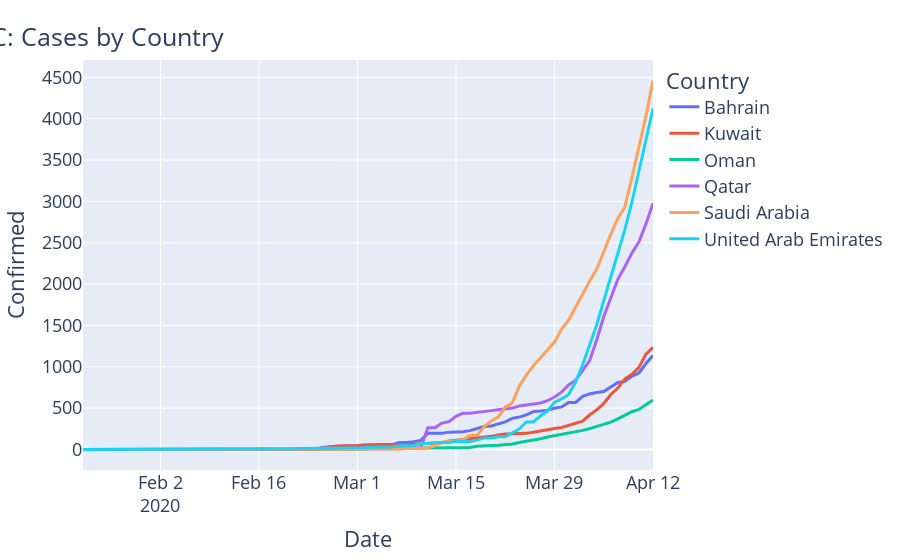

The notebook cell this image was saved under:
### Code cell
#hide_input

fig = px.line(gcc_df, x='Date', y='Confirmed', color='Country', line_group="Country", hover_name="Country")
fig.update_layout(
    title={'text': 'GCC: Cases by Country', 'y':0.95, 'x':0.1, 'xanchor': 'center', 'yanchor': 'top'},
    #**k_layout_kwargs,
)

fig.show()

### Figure 1 — Plotly figure (JSON) as saved in the notebook; plotly's stock layout.template omitted (floating-point values rounded to 4 significant figures)
{"data": [{"hovertemplate": "<b>%{hovertext}</b><br><br>Country=Bahrain<br>Date=%{x}<br>Confirmed=%{y}<extra></extra>", "hovertext": ["Bahrain", "Bahrain", "Bahrain", "Bahrain", "Bahrain", "Bahrain", "Bahrain", "Bahrain", "Bahrain", "Bahrain", "Bahrain", "Bahrain", "Bahrain", "Bahrain", "Bahrain", "Bahrain", "Bahrain", "Bahrain", "Bahrain", "Bahrain", "Bahrain", "Bahrain", "Bahrain", "Bahrain", "Bahrain", "Bahrain", "Bahrain", "Bahrain", "Bahrain", "Bahrain", "Bahrain", "Bahrain", "Bahrain", "Bahrain", "Bahrain", "Bahrain", "Bahrain", "Bahrain", "Bahrain", "Bahrain", "Bahrain", "Bahrain", "Bahrain", "Bahrain", "Bahrain", "Bahrain", "Bahrain", "Bahrain", "Bahrain", "Bahrain", "Bahrain", "Bahrain", "Bahrain", "Bahrain", "Bahrain", "Bahrain", "Bahrain", "Bahrain", "Bahrain", "Bahrain", "Bahrain", "Bahrain", "Bahrain", "Bahrain", "Bahrain", "Bahrain", "Bahrain", "Bahrain", "Bahrain", "Bahrain", "Bahrain", "Bahrain", "Bahrain", "Bahrain", "Bahrain", "Bahrain", "Bahrain", "Bahrain", "Bahrain", "Bahrain", "Bahrain", "Bahrain"], "legendgroup": "Bahrain", "line": {"color": "#636efa", "dash": "solid"}, "mode": "lines", "name": "Bahrain", "showlegend": true, "type": "scatter", "x": ["2020-01-22T00:00:00", "2020-01-23T00:00:00", "2020-01-24T00:00:00", "2020-01-25T00:00:00", "2020-01-26T00:00:00", "2020-01-27T00:00:00", "2020-01-28T00:00:00", "2020-01-29T00:00:00", "2020-01-30T00:00:00", "2020-01-31T00:00:00", "2020-02-01T00:00:00", "2020-02-02T00:00:00", "2020-02-03T00:00:00", "2020-02-04T00:00:00", "2020-02-05T00:00:00", "2020-02-06T00:00:00", "2020-02-07T00:00:00", "2020-02-08T00:00:00", "2020-02-09T00:00:00", "2020-02-10T00:00:00", "2020-02-11T00:00:00", "2020-02-12T00:00:00", "2020-02-13T00:00:00", "2020-02-14T00:00:00", "2020-02-15T00:00:00", "2020-02-16T00:00:00", "2020-02-17T00:00:00", "2020-02-18T00:00:00", "2020-02-19T00:00:00", "2020-02-20T00:00:00", "2020-02-21T00:00:00", "2020-02-22T00:00:00", "2020-02-23T00:00:00", "2020-02-24T00:00:00", "2020-02-25T00:00:00", "2020-02-26T00:00:00", "2020-02-27T00:00:00", "2020-02-28T00:00:00", "2020-02-29T00:00:00", "2020-03-01T00:00:00", "2020-03-02T00:00:00", "2020-03-03T00:00:00", "2020-03-04T00:00:00", "2020-03-05T00:00:00", "2020-03-06T00:00:00", "2020-03-07T00:00:00", "2020-03-08T00:00:00", "2020-03-09T00:00:00", "2020-03-10T00:00:00", "2020-03-11T00:00:00", "2020-03-12T00:00:00", "2020-03-13T00:00:00", "2020-03-14T00:00:00", "2020-03-15T00:00:00", "2020-03-16T00:00:00", "2020-03-17T00:00:00", "2020-03-18T00:00:00", "2020-03-19T00:00:00", "2020-03-20T00:00:00", "2020-03-21T00:00:00", "2020-03-22T00:00:00", "2020-03-23T00:00:00", "2020-03-24T00:00:00", "2020-03-25T00:00:00", "2020-03-26T00:00:00", "2020-03-27T00:00:00", "2020-03-28T00:00:00", "2020-03-29T00:00:00", "2020-03-30T00:00:00", "2020-03-31T00:00:00", "2020-04-01T00:00:00", "2020-04-02T00:00:00", "2020-04-03T00:00:00", "2020-04-04T00:00:00", "2020-04-05T00:00:00", "2020-04-06T00:00:00", "2020-04-07T00:00:00", "2020-04-08T00:00:00", "2020-04-09T00:00:00", "2020-04-10T00:00:00", "2020-04-11T00:00:00", "2020-04-12T00:00:00"], "xaxis": "x", "y": [0, 0, 0, 0, 0, 0, 0, 0, 0, 0, 0, 0, 0, 0, 0, 0, 0, 0, 0, 0, 0, 0, 0, 0, 0, 0, 0, 0, 0, 0, 0, 0, 0, 1, 23, 33, 33, 36, 41, 47, 49, 49, 52, 55, 60, 85, 85, 95, 110, 195, 195, 195, 210, 214, 214, 228, 256, 278, 285, 305, 334, 377, 392, 419, 458, 466, 476, 499, 515, 567, 569, 643, 672, 688, 700, 756, 811, 823, 887, 925, 1040, 1136], "yaxis": "y"}, {"hovertemplate": "<b>%{hovertext}</b><br><br>Country=Kuwait<br>Date=%{x}<br>Confirmed=%{y}<extra></extra>", "hovertext": ["Kuwait", "Kuwait", "Kuwait", "Kuwait", "Kuwait", "Kuwait", "Kuwait", "Kuwait", "Kuwait", "Kuwait", "Kuwait", "Kuwait", "Kuwait", "Kuwait", "Kuwait", "Kuwait", "Kuwait", "Kuwait", "Kuwait", "Kuwait", "Kuwait", "Kuwait", "Kuwait", "Kuwait", "Kuwait", "Kuwait", "Kuwait", "Kuwait", "Kuwait", "Kuwait", "Kuwait", "Kuwait", "Kuwait", "Kuwait", "Kuwait", "Kuwait", "Kuwait", "Kuwait", "Kuwait", "Kuwait", "Kuwait", "Kuwait", "Kuwait", "Kuwait", "Kuwait", "Kuwait", "Kuwait", "Kuwait", "Kuwait", "Kuwait", "Kuwait", "Kuwait", "Kuwait", "Kuwait", "Kuwait", "Kuwait", "Kuwait", "Kuwait", "Kuwait", "Kuwait", "Kuwait", "Kuwait", "Kuwait", "Kuwait", "Kuwait", "Kuwait", "Kuwait", "Kuwait", "Kuwait", "Kuwait", "Kuwait", "Kuwait", "Kuwait", "Kuwait", "Kuwait", "Kuwait", "Kuwait", "Kuwait", "Kuwait", "Kuwait", "Kuwait", "Kuwait"], "legendgroup": "Kuwait", "line": {"color": "#EF553B", "dash": "solid"}, "mode": "lines", "name": "Kuwait", "showlegend": true, "type": "scatter", "x": ["2020-01-22T00:00:00", "2020-01-23T00:00:00", "2020-01-24T00:00:00", "2020-01-25T00:00:00", "2020-01-26T00:00:00", "2020-01-27T00:00:00", "2020-01-28T00:00:00", "2020-01-29T00:00:00", "2020-01-30T00:00:00", "2020-01-31T00:00:00", "2020-02-01T00:00:00", "2020-02-02T00:00:00", "2020-02-03T00:00:00", "2020-02-04T00:00:00", "2020-02-05T00:00:00", "2020-02-06T00:00:00", "2020-02-07T00:00:00", "2020-02-08T00:00:00", "2020-02-09T00:00:00", "2020-02-10T00:00:00", "2020-02-11T00:00:00", "2020-02-12T00:00:00", "2020-02-13T00:00:00", "2020-02-14T00:00:00", "2020-02-15T00:00:00", "2020-02-16T00:00:00", "2020-02-17T00:00:00", "2020-02-18T00:00:00", "2020-02-19T00:00:00", "2020-02-20T00:00:00", "2020-02-21T00:00:00", "2020-02-22T00:00:00", "2020-02-23T00:00:00", "2020-02-24T00:00:00", "2020-02-25T00:00:00", "2020-02-26T00:00:00", "2020-02-27T00:00:00", "2020-02-28T00:00:00", "2020-02-29T00:00:00", "2020-03-01T00:00:00", "2020-03-02T00:00:00", "2020-03-03T00:00:00", "2020-03-04T00:00:00", "2020-03-05T00:00:00", "2020-03-06T00:00:00", "2020-03-07T00:00:00", "2020-03-08T00:00:00", "2020-03-09T00:00:00", "2020-03-10T00:00:00", "2020-03-11T00:00:00", "2020-03-12T00:00:00", "2020-03-13T00:00:00", "2020-03-14T00:00:00", "2020-03-15T00:00:00", "2020-03-16T00:00:00", "2020-03-17T00:00:00", "2020-03-18T00:00:00", "2020-03-19T00:00:00", "2020-03-20T00:00:00", "2020-03-21T00:00:00", "2020-03-22T00:00:00", "2020-03-23T00:00:00", "2020-03-24T00:00:00", "2020-03-25T00:00:00", "2020-03-26T00:00:00", "2020-03-27T00:00:00", "2020-03-28T00:00:00", "2020-03-29T00:00:00", "2020-03-30T00:00:00", "2020-03-31T00:00:00", "2020-04-01T00:00:00", "2020-04-02T00:00:00", "2020-04-03T00:00:00", "2020-04-04T00:00:00", "2020-04-05T00:00:00", "2020-04-06T00:00:00", "2020-04-07T00:00:00", "2020-04-08T00:00:00", "2020-04-09T00:00:00", "2020-04-10T00:00:00", "2020-04-11T00:00:00", "2020-04-12T00:00:00"], "xaxis": "x", "y": [0, 0, 0, 0, 0, 0, 0, 0, 0, 0, 0, 0, 0, 0, 0, 0, 0, 0, 0, 0, 0, 0, 0, 0, 0, 0, 0, 0, 0, 0, 0, 0, 0, 1, 11, 26, 43, 45, 45, 45, 56, 56, 56, 58, 58, 61, 64, 64, 69, 72, 80, 80, 104, 112, 123, 130, 142, 148, 159, 176, 188, 189, 191, 195, 208, 225, 235, 255, 266, 289, 317, 342, 417, 479, 556, 665, 743, 855, 910, 993, 1154, 1234], "yaxis": "y"}, {"hovertemplate": "<b>%{hovertext}</b><br><br>Country=Oman<br>Date=%{x}<br>Confirmed=%{y}<extra></extra>", "hovertext": ["Oman", "Oman", "Oman", "Oman", "Oman", "Oman", "Oman", "Oman", "Oman", "Oman", "Oman", "Oman", "Oman", "Oman", "Oman", "Oman", "Oman", "Oman", "Oman", "Oman", "Oman", "Oman", "Oman", "Oman", "Oman", "Oman", "Oman", "Oman", "Oman", "Oman", "Oman", "Oman", "Oman", "Oman", "Oman", "Oman", "Oman", "Oman", "Oman", "Oman", "Oman", "Oman", "Oman", "Oman", "Oman", "Oman", "Oman", "Oman", "Oman", "Oman", "Oman", "Oman", "Oman", "Oman", "Oman", "Oman", "Oman", "Oman", "Oman", "Oman", "Oman", "Oman", "Oman", "Oman", "Oman", "Oman", "Oman", "Oman", "Oman", "Oman", "Oman", "Oman", "Oman", "Oman", "Oman", "Oman", "Oman", "Oman", "Oman", "Oman", "Oman", "Oman"], "legendgroup": "Oman", "line": {"color": "#00cc96", "dash": "solid"}, "mode": "lines", "name": "Oman", "showlegend": true, "type": "scatter", "x": ["2020-01-22T00:00:00", "2020-01-23T00:00:00", "2020-01-24T00:00:00", "2020-01-25T00:00:00", "2020-01-26T00:00:00", "2020-01-27T00:00:00", "2020-01-28T00:00:00", "2020-01-29T00:00:00", "2020-01-30T00:00:00", "2020-01-31T00:00:00", "2020-02-01T00:00:00", "2020-02-02T00:00:00", "2020-02-03T00:00:00", "2020-02-04T00:00:00", "2020-02-05T00:00:00", "2020-02-06T00:00:00", "2020-02-07T00:00:00", "2020-02-08T00:00:00", "2020-02-09T00:00:00", "2020-02-10T00:00:00", "2020-02-11T00:00:00", "2020-02-12T00:00:00", "2020-02-13T00:00:00", "2020-02-14T00:00:00", "2020-02-15T00:00:00", "2020-02-16T00:00:00", "2020-02-17T00:00:00", "2020-02-18T00:00:00", "2020-02-19T00:00:00", "2020-02-20T00:00:00", "2020-02-21T00:00:00", "2020-02-22T00:00:00", "2020-02-23T00:00:00", "2020-02-24T00:00:00", "2020-02-25T00:00:00", "2020-02-26T00:00:00", "2020-02-27T00:00:00", "2020-02-28T00:00:00", "2020-02-29T00:00:00", "2020-03-01T00:00:00", "2020-03-02T00:00:00", "2020-03-03T00:00:00", "2020-03-04T00:00:00", "2020-03-05T00:00:00", "2020-03-06T00:00:00", "2020-03-07T00:00:00", "2020-03-08T00:00:00", "2020-03-09T00:00:00", "2020-03-10T00:00:00", "2020-03-11T00:00:00", "2020-03-12T00:00:00", "2020-03-13T00:00:00", "2020-03-14T00:00:00", "2020-03-15T00:00:00", "2020-03-16T00:00:00", "2020-03-17T00:00:00", "2020-03-18T00:00:00", "2020-03-19T00:00:00", "2020-03-20T00:00:00", "2020-03-21T00:00:00", "2020-03-22T00:00:00", "2020-03-23T00:00:00", "2020-03-24T00:00:00", "2020-03-25T00:00:00", "2020-03-26T00:00:00", "2020-03-27T00:00:00", "2020-03-28T00:00:00", "2020-03-29T00:00:00", "2020-03-30T00:00:00", "2020-03-31T00:00:00", "2020-04-01T00:00:00", "2020-04-02T00:00:00", "2020-04-03T00:00:00", "2020-04-04T00:00:00", "2020-04-05T00:00:00", "2020-04-06T00:00:00", "2020-04-07T00:00:00", "2020-04-08T00:00:00", "2020-04-09T00:00:00", "2020-04-10T00:00:00", "2020-04-11T00:00:00", "2020-04-12T00:00:00"], "xaxis": "x", "y": [0, 0, 0, 0, 0, 0, 0, 0, 0, 0, 0, 0, 0, 0, 0, 0, 0, 0, 0, 0, 0, 0, 0, 0, 0, 0, 0, 0, 0, 0, 0, 0, 0, 2, 2, 4, 4, 4, 6, 6, 6, 12, 15, 16, 16, 16, 16, 16, 18, 18, 18, 19, 19, 22, 22, 24, 39, 48, 48, 52, 55, 66, 84, 99, 109, 131, 152, 167, 179, 192, 210, 231, 252, 277, 298, 331, 371, 419, 457, 484, 546, 599], "yaxis": "y"}, {"hovertemplate": "<b>%{hovertext}</b><br><br>Country=Qatar<br>Date=%{x}<br>Confirmed=%{y}<extra></extra>", "hovertext": ["Qatar", "Qatar", "Qatar", "Qatar", "Qatar", "Qatar", "Qatar", "Qatar", "Qatar", "Qatar", "Qatar", "Qatar", "Qatar", "Qatar", "Qatar", "Qatar", "Qatar", "Qatar", "Qatar", "Qatar", "Qatar", "Qatar", "Qatar", "Qatar", "Qatar", "Qatar", "Qatar", "Qatar", "Qatar", "Qatar", "Qatar", "Qatar", "Qatar", "Qatar", "Qatar", "Qatar", "Qatar", "Qatar", "Qatar", "Qatar", "Qatar", "Qatar", "Qatar", "Qatar", "Qatar", "Qatar", "Qatar", "Qatar", "Qatar", "Qatar", "Qatar", "Qatar", "Qatar", "Qatar", "Qatar", "Qatar", "Qatar", "Qatar", "Qatar", "Qatar", "Qatar", "Qatar", "Qatar", "Qatar", "Qatar", "Qatar", "Qatar", "Qatar", "Qatar", "Qatar", "Qatar", "Qatar", "Qatar", "Qatar", "Qatar", "Qatar", "Qatar", "Qatar", "Qatar", "Qatar", "Qatar", "Qatar"], "legendgroup": "Qatar", "line": {"color": "#ab63fa", "dash": "solid"}, "mode": "lines", "name": "Qatar", "showlegend": true, "type": "scatter", "x": ["2020-01-22T00:00:00", "2020-01-23T00:00:00", "2020-01-24T00:00:00", "2020-01-25T00:00:00", "2020-01-26T00:00:00", "2020-01-27T00:00:00", "2020-01-28T00:00:00", "2020-01-29T00:00:00", "2020-01-30T00:00:00", "2020-01-31T00:00:00", "2020-02-01T00:00:00", "2020-02-02T00:00:00", "2020-02-03T00:00:00", "2020-02-04T00:00:00", "2020-02-05T00:00:00", "2020-02-06T00:00:00", "2020-02-07T00:00:00", "2020-02-08T00:00:00", "2020-02-09T00:00:00", "2020-02-10T00:00:00", "2020-02-11T00:00:00", "2020-02-12T00:00:00", "2020-02-13T00:00:00", "2020-02-14T00:00:00", "2020-02-15T00:00:00", "2020-02-16T00:00:00", "2020-02-17T00:00:00", "2020-02-18T00:00:00", "2020-02-19T00:00:00", "2020-02-20T00:00:00", "2020-02-21T00:00:00", "2020-02-22T00:00:00", "2020-02-23T00:00:00", "2020-02-24T00:00:00", "2020-02-25T00:00:00", "2020-02-26T00:00:00", "2020-02-27T00:00:00", "2020-02-28T00:00:00", "2020-02-29T00:00:00", "2020-03-01T00:00:00", "2020-03-02T00:00:00", "2020-03-03T00:00:00", "2020-03-04T00:00:00", "2020-03-05T00:00:00", "2020-03-06T00:00:00", "2020-03-07T00:00:00", "2020-03-08T00:00:00", "2020-03-09T00:00:00", "2020-03-10T00:00:00", "2020-03-11T00:00:00", "2020-03-12T00:00:00", "2020-03-13T00:00:00", "2020-03-14T00:00:00", "2020-03-15T00:00:00", "2020-03-16T00:00:00", "2020-03-17T00:00:00", "2020-03-18T00:00:00", "2020-03-19T00:00:00", "2020-03-20T00:00:00", "2020-03-21T00:00:00", "2020-03-22T00:00:00", "2020-03-23T00:00:00", "2020-03-24T00:00:00", "2020-03-25T00:00:00", "2020-03-26T00:00:00", "2020-03-27T00:00:00", "2020-03-28T00:00:00", "2020-03-29T00:00:00", "2020-03-30T00:00:00", "2020-03-31T00:00:00", "2020-04-01T00:00:00", "2020-04-02T00:00:00", "2020-04-03T00:00:00", "2020-04-04T00:00:00", "2020-04-05T00:00:00", "2020-04-06T00:00:00", "2020-04-07T00:00:00", "2020-04-08T00:00:00", "2020-04-09T00:00:00", "2020-04-10T00:00:00", "2020-04-11T00:00:00", "2020-04-12T00:00:00"], "xaxis": "x", "y": [0, 0, 0, 0, 0, 0, 0, 0, 0, 0, 0, 0, 0, 0, 0, 0, 0, 0, 0, 0, 0, 0, 0, 0, 0, 0, 0, 0, 0, 0, 0, 0, 0, 0, 0, 0, 0, 0, 1, 3, 3, 7, 8, 8, 8, 8, 15, 18, 24, 262, 262, 320, 337, 401, 439, 439, 452, 460, 470, 481, 494, 501, 526, 537, 549, 562, 590, 634, 693, 781, 835, 949, 1075, 1325, 1604, 1832, 2057, 2210, 2376, 2512, 2728, 2979], "yaxis": "y"}, {"hovertemplate": "<b>%{hovertext}</b><br><br>Country=Saudi Arabia<br>Date=%{x}<br>Confirmed=%{y}<extra></extra>", "hovertext": ["Saudi Arabia", "Saudi Arabia", "Saudi Arabia", "Saudi Arabia", "Saudi Arabia", "Saudi Arabia", "Saudi Arabia", "Saudi Arabia", "Saudi Arabia", "Saudi Arabia", "Saudi Arabia", "Saudi Arabia", "Saudi Arabia", "Saudi Arabia", "Saudi Arabia", "Saudi Arabia", "Saudi Arabia", "Saudi Arabia", "Saudi Arabia", "Saudi Arabia", "Saudi Arabia", "Saudi Arabia", "Saudi Arabia", "Saudi Arabia", "Saudi Arabia", "Saudi Arabia", "Saudi Arabia", "Saudi Arabia", "Saudi Arabia", "Saudi Arabia", "Saudi Arabia", "Saudi Arabia", "Saudi Arabia", "Saudi Arabia", "Saudi Arabia", "Saudi Arabia", "Saudi Arabia", "Saudi Arabia", "Saudi Arabia", "Saudi Arabia", "Saudi Arabia", "Saudi Arabia", "Saudi Arabia", "Saudi Arabia", "Saudi Arabia", "Saudi Arabia", "Saudi Arabia", "Saudi Arabia", "Saudi Arabia", "Saudi Arabia", "Saudi Arabia", "Saudi Arabia", "Saudi Arabia", "Saudi Arabia", "Saudi Arabia", "Saudi Arabia", "Saudi Arabia", "Saudi Arabia", "Saudi Arabia", "Saudi Arabia", "Saudi Arabia", "Saudi Arabia", "Saudi Arabia", "Saudi Arabia", "Saudi Arabia", "Saudi Arabia", "Saudi Arabia", "Saudi Arabia", "Saudi Arabia", "Saudi Arabia", "Saudi Arabia", "Saudi Arabia", "Saudi Arabia", "Saudi Arabia", "Saudi Arabia", "Saudi Arabia", "Saudi Arabia", "Saudi Arabia", "Saudi Arabia", "Saudi Arabia", "Saudi Arabia", "Saudi Arabia"], "legendgroup": "Saudi Arabia", "line": {"color": "#FFA15A", "dash": "solid"}, "mode": "lines", "name": "Saudi Arabia", "showlegend": true, "type": "scatter", "x": ["2020-01-22T00:00:00", "2020-01-23T00:00:00", "2020-01-24T00:00:00", "2020-01-25T00:00:00", "2020-01-26T00:00:00", "2020-01-27T00:00:00", "2020-01-28T00:00:00", "2020-01-29T00:00:00", "2020-01-30T00:00:00", "2020-01-31T00:00:00", "2020-02-01T00:00:00", "2020-02-02T00:00:00", "2020-02-03T00:00:00", "2020-02-04T00:00:00", "2020-02-05T00:00:00", "2020-02-06T00:00:00", "2020-02-07T00:00:00", "2020-02-08T00:00:00", "2020-02-09T00:00:00", "2020-02-10T00:00:00", "2020-02-11T00:00:00", "2020-02-12T00:00:00", "2020-02-13T00:00:00", "2020-02-14T00:00:00", "2020-02-15T00:00:00", "2020-02-16T00:00:00", "2020-02-17T00:00:00", "2020-02-18T00:00:00", "2020-02-19T00:00:00", "2020-02-20T00:00:00", "2020-02-21T00:00:00", "2020-02-22T00:00:00", "2020-02-23T00:00:00", "2020-02-24T00:00:00", "2020-02-25T00:00:00", "2020-02-26T00:00:00", "2020-02-27T00:00:00", "2020-02-28T00:00:00", "2020-02-29T00:00:00", "2020-03-01T00:00:00", "2020-03-02T00:00:00", "2020-03-03T00:00:00", "2020-03-04T00:00:00", "2020-03-05T00:00:00", "2020-03-06T00:00:00", "2020-03-07T00:00:00", "2020-03-08T00:00:00", "2020-03-09T00:00:00", "2020-03-10T00:00:00", "2020-03-11T00:00:00", "2020-03-12T00:00:00", "2020-03-13T00:00:00", "2020-03-14T00:00:00", "2020-03-15T00:00:00", "2020-03-16T00:00:00", "2020-03-17T00:00:00", "2020-03-18T00:00:00", "2020-03-19T00:00:00", "2020-03-20T00:00:00", "2020-03-21T00:00:00", "2020-03-22T00:00:00", "2020-03-23T00:00:00", "2020-03-24T00:00:00", "2020-03-25T00:00:00", "2020-03-26T00:00:00", "2020-03-27T00:00:00", "2020-03-28T00:00:00", "2020-03-29T00:00:00", "2020-03-30T00:00:00", "2020-03-31T00:00:00", "2020-04-01T00:00:00", "2020-04-02T00:00:00", "2020-04-03T00:00:00", "2020-04-04T00:00:00", "2020-04-05T00:00:00", "2020-04-06T00:00:00", "2020-04-07T00:00:00", "2020-04-08T00:00:00", "2020-04-09T00:00:00", "2020-04-10T00:00:00", "2020-04-11T00:00:00", "2020-04-12T00:00:00"], "xaxis": "x", "y": [0, 0, 0, 0, 0, 0, 0, 0, 0, 0, 0, 0, 0, 0, 0, 0, 0, 0, 0, 0, 0, 0, 0, 0, 0, 0, 0, 0, 0, 0, 0, 0, 0, 0, 0, 0, 0, 0, 0, 0, 1, 1, 1, 5, 5, 5, 11, 15, 20, 21, 45, 86, 103, 103, 118, 171, 171, 274, 344, 392, 511, 562, 767, 900, 1012, 1104, 1203, 1299, 1453, 1563, 1720, 1885, 2039, 2179, 2402, 2605, 2795, 2932, 3287, 3651, 4033, 4462], "yaxis": "y"}, {"hovertemplate": "<b>%{hovertext}</b><br><br>Country=United Arab Emirates<br>Date=%{x}<br>Confirmed=%{y}<extra></extra>", "hovertext": ["United Arab Emirates", "United Arab Emirates", "United Arab Emirates", "United Arab Emirates", "United Arab Emirates", "United Arab Emirates", "United Arab Emirates", "United Arab Emirates", "United Arab Emirates", "United Arab Emirates", "United Arab Emirates", "United Arab Emirates", "United Arab Emirates", "United Arab Emirates", "United Arab Emirates", "United Arab Emirates", "United Arab Emirates", "United Arab Emirates", "United Arab Emirates", "United Arab Emirates", "United Arab Emirates", "United Arab Emirates", "United Arab Emirates", "United Arab Emirates", "United Arab Emirates", "United Arab Emirates", "United Arab Emirates", "United Arab Emirates", "United Arab Emirates", "United Arab Emirates", "United Arab Emirates", "United Arab Emirates", "United Arab Emirates", "United Arab Emirates", "United Arab Emirates", "United Arab Emirates", "United Arab Emirates", "United Arab Emirates", "United Arab Emirates", "United Arab Emirates", "United Arab Emirates", "United Arab Emirates", "United Arab Emirates", "United Arab Emirates", "United Arab Emirates", "United Arab Emirates", "United Arab Emirates", "United Arab Emirates", "United Arab Emirates", "United Arab Emirates", "United Arab Emirates", "United Arab Emirates", "United Arab Emirates", "United Arab Emirates", "United Arab Emirates", "United Arab Emirates", "United Arab Emirates", "United Arab Emirates", "United Arab Emirates", "United Arab Emirates", "United Arab Emirates", "United Arab Emirates", "United Arab Emirates", "United Arab Emirates", "United Arab Emirates", "United Arab Emirates", "United Arab Emirates", "United Arab Emirates", "United Arab Emirates", "United Arab Emirates", "United Arab Emirates", "United Arab Emirates", "United Arab Emirates", "United Arab Emirates", "United Arab Emirates", "United Arab Emirates", "United Arab Emirates", "United Arab Emirates", "United Arab Emirates", "United Arab Emirates", "United Arab Emirates", "United Arab Emirates"], "legendgroup": "United Arab Emirates", "line": {"color": "#19d3f3", "dash": "solid"}, "mode": "lines", "name": "United Arab Emirates", "showlegend": true, "type": "scatter", "x": ["2020-01-22T00:00:00", "2020-01-23T00:00:00", "2020-01-24T00:00:00", "2020-01-25T00:00:00", "2020-01-26T00:00:00", "2020-01-27T00:00:00", "2020-01-28T00:00:00", "2020-01-29T00:00:00", "2020-01-30T00:00:00", "2020-01-31T00:00:00", "2020-02-01T00:00:00", "2020-02-02T00:00:00", "2020-02-03T00:00:00", "2020-02-04T00:00:00", "2020-02-05T00:00:00", "2020-02-06T00:00:00", "2020-02-07T00:00:00", "2020-02-08T00:00:00", "2020-02-09T00:00:00", "2020-02-10T00:00:00", "2020-02-11T00:00:00", "2020-02-12T00:00:00", "2020-02-13T00:00:00", "2020-02-14T00:00:00", "2020-02-15T00:00:00", "2020-02-16T00:00:00", "2020-02-17T00:00:00", "2020-02-18T00:00:00", "2020-02-19T00:00:00", "2020-02-20T00:00:00", "2020-02-21T00:00:00", "2020-02-22T00:00:00", "2020-02-23T00:00:00", "2020-02-24T00:00:00", "2020-02-25T00:00:00", "2020-02-26T00:00:00", "2020-02-27T00:00:00", "2020-02-28T00:00:00", "2020-02-29T00:00:00", "2020-03-01T00:00:00", "2020-03-02T00:00:00", "2020-03-03T00:00:00", "2020-03-04T00:00:00", "2020-03-05T00:00:00", "2020-03-06T00:00:00", "2020-03-07T00:00:00", "2020-03-08T00:00:00", "2020-03-09T00:00:00", "2020-03-10T00:00:00", "2020-03-11T00:00:00", "2020-03-12T00:00:00", "2020-03-13T00:00:00", "2020-03-14T00:00:00", "2020-03-15T00:00:00", "2020-03-16T00:00:00", "2020-03-17T00:00:00", "2020-03-18T00:00:00", "2020-03-19T00:00:00", "2020-03-20T00:00:00", "2020-03-21T00:00:00", "2020-03-22T00:00:00", "2020-03-23T00:00:00", "2020-03-24T00:00:00", "2020-03-25T00:00:00", "2020-03-26T00:00:00", "2020-03-27T00:00:00", "2020-03-28T00:00:00", "2020-03-29T00:00:00", "2020-03-30T00:00:00", "2020-03-31T00:00:00", "2020-04-01T00:00:00", "2020-04-02T00:00:00", "2020-04-03T00:00:00", "2020-04-04T00:00:00", "2020-04-05T00:00:00", "2020-04-06T00:00:00", "2020-04-07T00:00:00", "2020-04-08T00:00:00", "2020-04-09T00:00:00", "2020-04-10T00:00:00", "2020-04-11T00:00:00", "2020-04-12T00:00:00"], "xaxis": "x", "y": [0, 0, 0, 0, 0, 0, 0, 4, 4, 4, 4, 5, 5, 5, 5, 5, 5, 7, 7, 8, 8, 8, 8, 8, 8, 9, 9, 9, 9, 9, 9, 13, 13, 13, 13, 13, 13, 19, 21, 21, 21, 27, 27, 29, 29, 45, 45, 45, 74, 74, 85, 85, 85, 98, 98, 98, 113, 140, 140, 153, 153, 198, 248, 333, 333, 405, 468, 570, 611, 664, 814, 1024, 1264, 1505, 1799, 2076, 2359, 2659, 2990, 3360, 3736, 4123], "yaxis": "y"}], "layout": {"autosize": true, "legend": {"title": {"text": "Country"}, "tracegroupgap": 0}, "margin": {"t": 60}, "title": {"text": "GCC: Cases by Country", "x": 0.1, "xanchor": "center", "y": 0.95, "yanchor": "top"}, "xaxis": {"anchor": "y", "autorange": true, "domain": [0, 1], "range": ["2020-01-22", "2020-04-12"], "title": {"text": "Date"}, "type": "date"}, "yaxis": {"anchor": "x", "autorange": true, "domain": [0, 1], "range": [-247.9, 4710.0], "title": {"text": "Confirmed"}, "type": "linear"}}}
